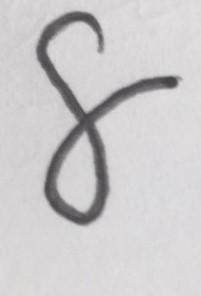
#> input picture pics/S__244719627.jpg, 201 x 296 px, found by its file name
$ jupyter execute piclearn.ipynb
#> lines starting #> are read from the running program, lines starting #| are printed output that depends on the picture
[cell 1]
from sklearn import datasets

X, y= datasets.load_digits(return_X_y=True)
#UCIのデータを持ってきた。
# Xは文字画像の特徴行列。今回はピクセルの濃度が0(白)から16(黒)で表されている。
# ただし、1次元配列。8×8の64個のデータで一文字。それが1797文字分集められている。
print(X)
print(X.shape)
# Yは1次元配列のラベルデータ。それぞれの特徴行列が何の文字を表しているかを示している。
# この場合、0文字目の内容は0を表しているし、1797文字目は8を表している。
print(y)
y.shape

[cell 2]
# 画像として表示させるためにそれぞれの文字の特徴行列を2次元配列にする。
X0 = X[8]
print(X0)
X0_square = X0.reshape(8,8)
print(X0_square)
X0_square.shape

[cell 3]
# 画像として表示してみる
# matplotlibのAxesオブジェクトが持ってるimshowメソッドで表示できる
from matplotlib import pyplot
fig , ax = pyplot.subplots()
ax.imshow(X0_square, cmap = 'binary')
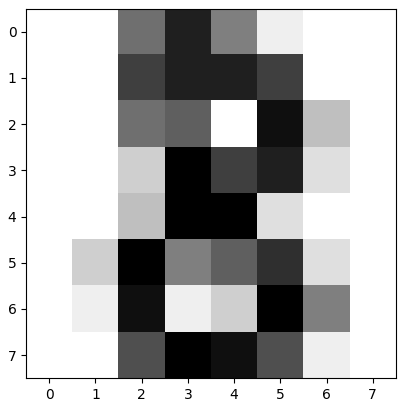
#> figure drawn by matplotlib, 1 panel

[cell 4]
# 学習を実際にさせてみる。
# ロジスティック回帰というデータの分類に用いられるアルゴリズムを用いる。
# また、学習や予測をするオブジェクトであるモデルには、
# scikit-learnのlogistic regressionというロジスティック回帰モデルを用いる。
# 教師データの学習にはモデル内のfit関数を呼び出す。
# clf.fit(x,y): clf = 学習に使うモデル, x = 教師データの特徴行列　, y = 教師データのラベルデータ

from sklearn.linear_model import LogisticRegression
# モデルの設定。このモデルは学習時に乱数を使用するため、第一引数で乱数を固定している。
# これによって結果が常に同じになる。
# パラメータの詳細はこちら:https://scikit-learn.org/stable/modules/generated/sklearn.linear_model.LogisticRegression.html
clf = LogisticRegression(random_state=0 , solver='liblinear', multi_class='auto')
clf.fit(X,y)

[cell 5]
#教師データを学習させられたはずなので、実際のデータに対して処理を行わせてみる。
from PIL import Image

im = Image.open('pics\S__244719627.jpg')
#> im is the input picture: PIL image 201x296 RGB; mean R, G, B 204.1, 201.6, 203.1
fig , ax = pyplot.subplots()

ax.imshow(im)

[cell 6]
# 手書きデータを前処理する
fig , ax = pyplot.subplots()
from PIL import ImageEnhance
# まずは明瞭化する。
im_enhanced = ImageEnhance.Brightness(im).enhance(2.0)
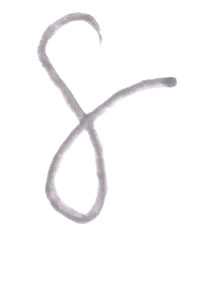
#> im_enhanced: PIL image 201x296 RGB; mean R, G, B 249.9, 249.4, 249.8
ax.imshow(im_enhanced)

[cell 7]
# 文字のグレースケール化
im_gray = im_enhanced.convert(mode= 'L')
fig, ax = pyplot.subplots()
ax.imshow(im_gray, cmap='gray')

[cell 8]
# 文字の縮小化8ピクセル四方に縮小！
fig, ax = pyplot.subplots()
im_8 = im_gray.resize((8, 8))
ax.imshow(im_8, cmap='gray')
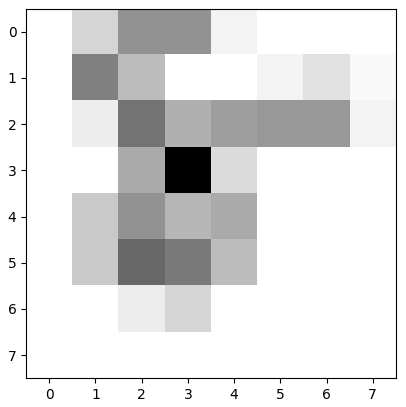
#> figure drawn by matplotlib, 1 panel

[cell 9]
from PIL import ImageOps

im_inverted = ImageOps.invert(im_8)
fig , ax = pyplot.subplots()
ax.imshow(im_inverted, cmap='gray')
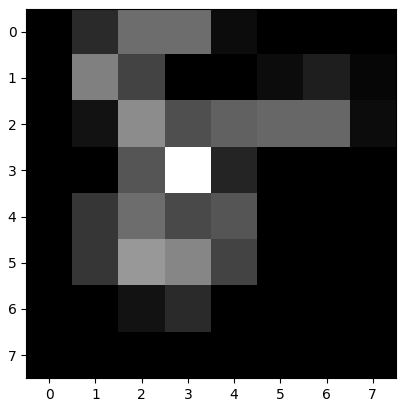
#> figure drawn by matplotlib, 1 panel

$ run again, with pics/S__244719621.jpg copied over pics/S__244719627.jpg
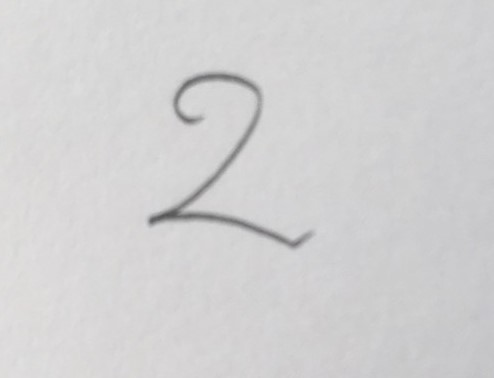
#> input picture pics/S__244719621.jpg, 494 x 378 px, found by its file name
#> im is the input picture: PIL image 494x378 RGB; mean R, G, B 209.9, 209.4, 210
#> `[cell 8] # 文字の縮小化8ピクセル四方に縮小！ fig, ax = pyplot.subplots() im_8 = im_gra..`:
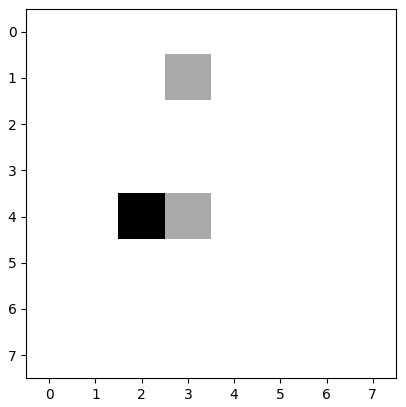
#> figure drawn by matplotlib, 1 panel
#> `[cell 9] from PIL import ImageOps  im_inverted = ImageOps.invert(im_8)..`:
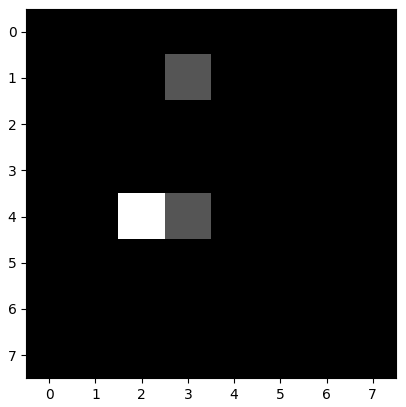
#> figure drawn by matplotlib, 1 panel
